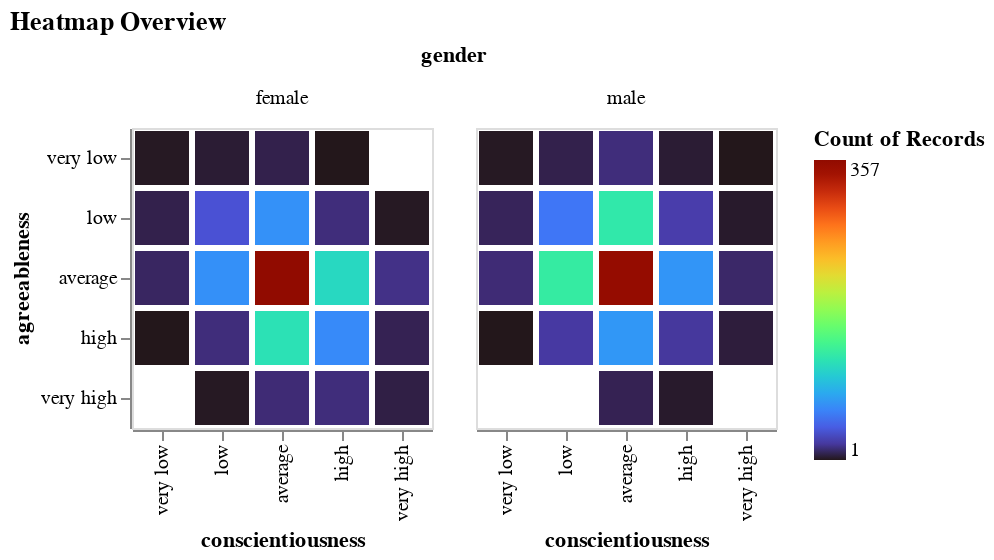

Write notebook code for a chart like this one.
### Code cell
#Altair heatmap (conscientiousness - agreeableness)
alt.Chart(
    df,
    title= 'Heatmap Overview'
).mark_rect().encode(
    x=alt.X('conscientiousness', sort=['very low', 'low', 'average', 'high', 'very high']),
    y=alt.Y('agreeableness', sort=['very low', 'low', 'average', 'high', 'very high']),
    color=alt.Color('count(drug_use):Q', scale=alt.Scale(scheme='turbo')),
    facet=alt.Facet('gender:N', columns=2)
).configure_scale(
    bandPaddingInner=0.1
).properties(width=150, height=150,
)

### Figure 1 — Vega-Lite specification as saved in the notebook (floating-point values rounded to 4 significant figures; data arrays with more than 128 entries replaced by an {"elided": "..."} marker saying what was removed)
{"config": {"view": {"continuousWidth": 400, "continuousHeight": 300}, "scale": {"bandPaddingInner": 0.1}}, "data": {"name": "data-a875dcae66536bedf47524d93bd0d7e0"}, "mark": "rect", "encoding": {"color": {"type": "quantitative", "aggregate": "count", "field": "drug_use", "scale": {"scheme": "turbo"}}, "facet": {"type": "nominal", "columns": 2, "field": "gender"}, "x": {"type": "nominal", "field": "conscientiousness", "sort": ["very low", "low", "average", "high", "very high"]}, "y": {"type": "nominal", "field": "agreeableness", "sort": ["very low", "low", "average", "high", "very high"]}}, "height": 150, "title": "Heatmap Overview", "width": 150, "$schema": "https://vega.github.io/schema/vega-lite/v4.8.1.json", "datasets": {"data-a875dcae66536bedf47524d93bd0d7e0": {"elided": "1877 records"}}}
